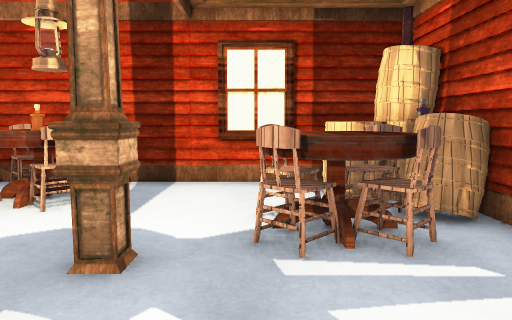
view 1 (above)

16 first-person views from a walk through a 3-D level made in the Unity game engine. The camera is 1.4 m above the floor, tilts 6° down and sees 70° across. The floor is counted in squares, 1 m on a side. Each view is taken from the middle of a square. On the plan, view 1 faces up. The plan holds only what a view shows up to about 16 squares ahead; the rest is blank. The place goes on beyond the plan. The player is left out. Some surface patterns are stand-ins.

view 2
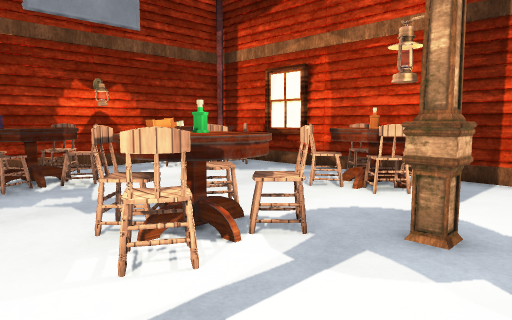

view 3
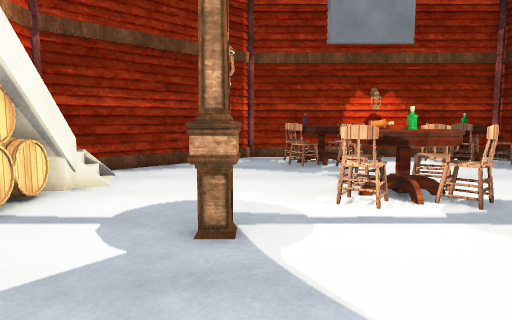

view 4
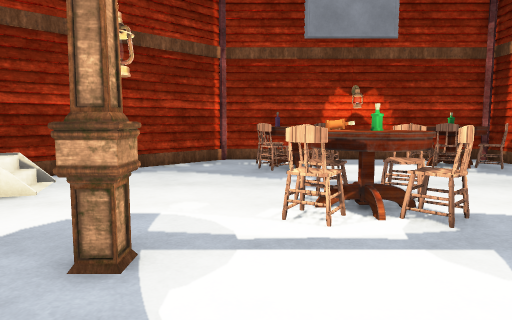

view 5
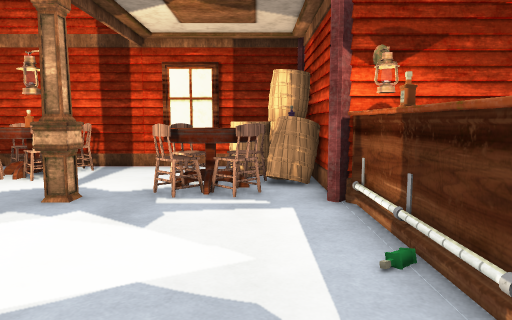

view 6
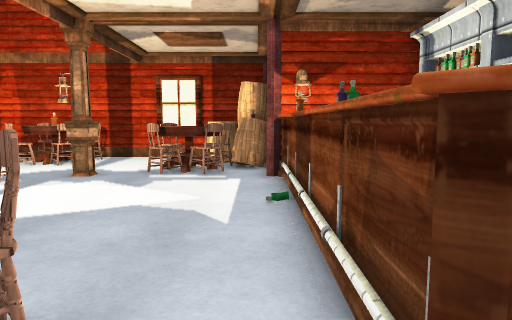

view 7
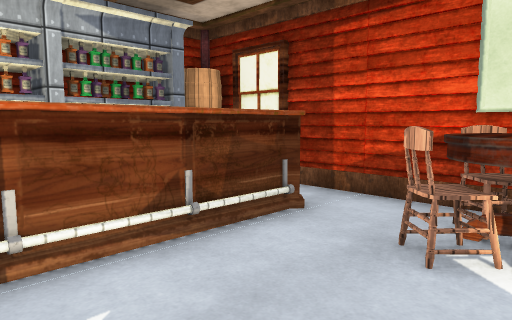

view 8
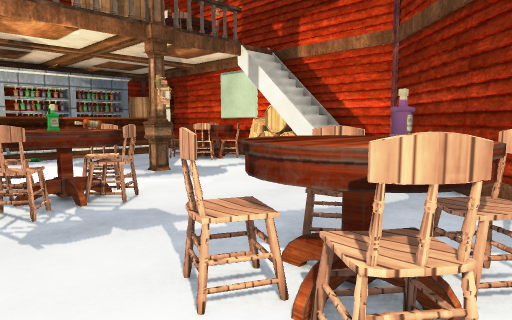

view 9
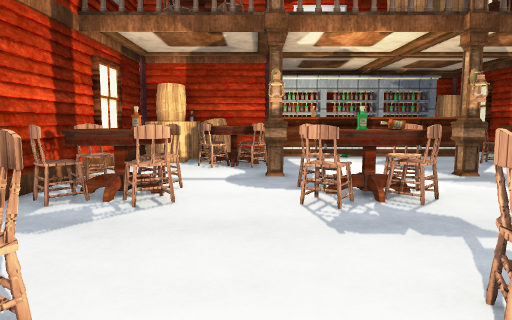

view 10
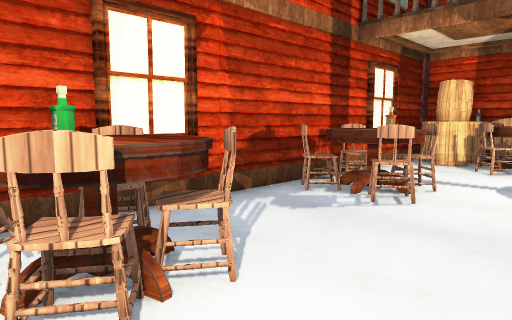

view 11
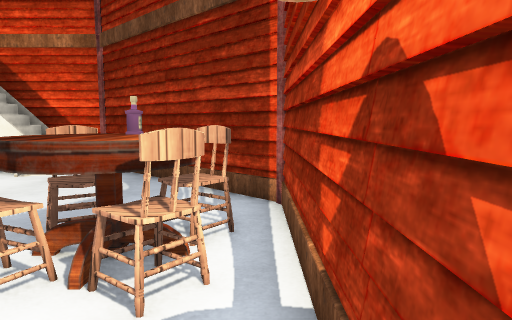

view 12
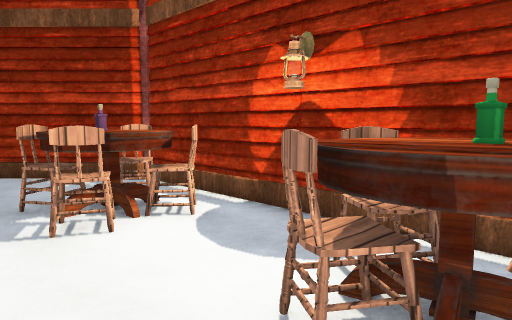

view 13
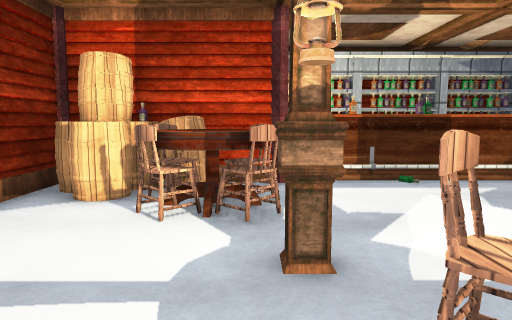

view 14
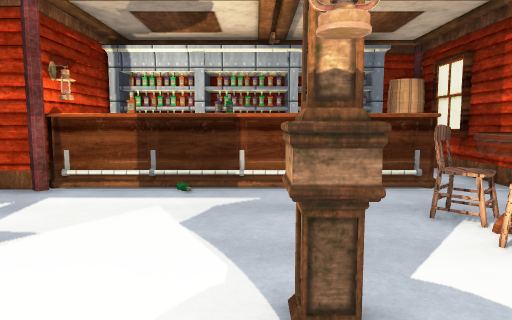

view 15
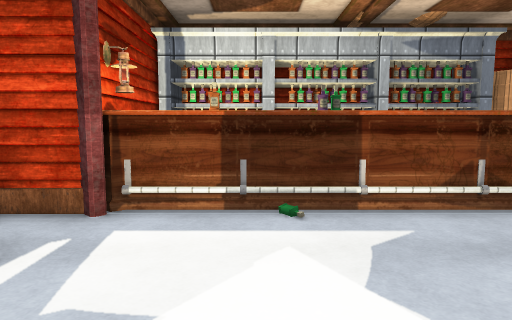

view 16
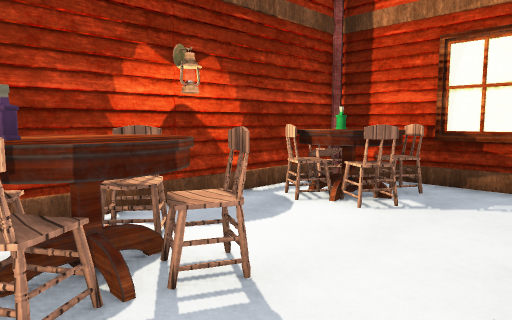

### Floor plan
Key: @ floor where view 1 was taken; # wall or solid block; x gap in a wall; . main floor; : floor 0.75 m higher than the main floor; + floor 4 m higher than the main floor; / step, stairs or slope; T table; B barrel; L bottle; P pillar; O other object.
Columns run from 12 left of view 1 to 6 right of it. Each row starts with its distance up from view 1.
  9    ##############
  8 #####..TTT..##BB#
  7 #TTT...TTT...BBB#
  6 #TLT...TLT...TBL#
  5 #.TT........TTBB#
  4 #.........P.TTT###
  3 #......TTTPP...###
  2 #.TTT..TLT......#
  1 #.LT...TLT......#
  0 #xTT........@...##
 -1 #.........P.....#
 -2 ##........PP....#
 -3  ##.............#
 -4   ##.../....+TT.#
 -5    ##./////. T..#
 -6     ###:///  O....#
 -7       #############

Positions as (right, up) in squares from view 1, and headings:
1: (0, 0), facing up
2: (0, -1), facing up-left
3: (3, -1), facing left
4: (2, 0), facing left
5: (2, -3), facing up
6: (3, -6), facing up
7: (0, 0), facing down-right
8: (-11, 4), facing down-right
9: (-11, 4), facing right
10: (-11, 3), facing up-right
11: (-11, 5), facing down
12: (-7, 7), facing down-left
13: (-5, 4), facing right
14: (-4, -1), facing right
15: (-2, 1), facing right
16: (-6, 0), facing up-left
